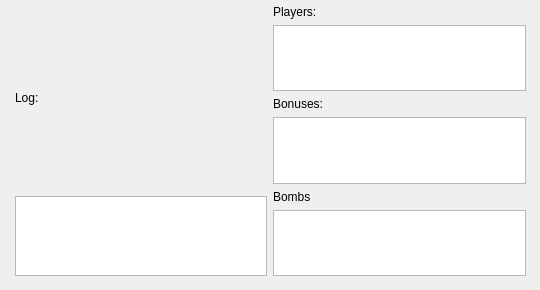
<?xml version="1.0" encoding="UTF-8"?>
<ui version="4.0">
 <class>GameForm</class>
 <widget class="QWidget" name="GameForm">
  <property name="geometry">
   <rect>
    <x>0</x>
    <y>0</y>
    <width>540</width>
    <height>290</height>
   </rect>
  </property>
  <property name="windowTitle">
   <string>Bomberbot</string>
  </property>
  <widget class="QWidget" name="layoutWidget">
   <property name="geometry">
    <rect>
     <x>10</x>
     <y>0</y>
     <width>521</width>
     <height>281</height>
    </rect>
   </property>
   <layout class="QHBoxLayout" name="main_layout">
    <property name="margin">
     <number>5</number>
    </property>
    <item>
     <layout class="QVBoxLayout" name="field_layout">
      <item>
       <widget class="QLabel" name="log_label">
        <property name="text">
         <string>Log:</string>
        </property>
        <property name="buddy">
         <cstring>textBrowser</cstring>
        </property>
       </widget>
      </item>
      <item>
       <widget class="QTextBrowser" name="textBrowser">
        <property name="maximumSize">
         <size>
          <width>16777215</width>
          <height>80</height>
         </size>
        </property>
       </widget>
      </item>
     </layout>
    </item>
    <item>
     <layout class="QVBoxLayout" name="info_layout">
      <item>
       <widget class="QLabel" name="players_label">
        <property name="text">
         <string>Players:</string>
        </property>
        <property name="buddy">
         <cstring>players_table</cstring>
        </property>
       </widget>
      </item>
      <item>
       <widget class="QTableView" name="players_table"/>
      </item>
      <item>
       <widget class="QLabel" name="bonuses_label">
        <property name="text">
         <string>Bonuses:</string>
        </property>
        <property name="buddy">
         <cstring>bonuses_table</cstring>
        </property>
       </widget>
      </item>
      <item>
       <widget class="QTableView" name="bonuses_table"/>
      </item>
      <item>
       <widget class="QLabel" name="bombs_label">
        <property name="text">
         <string>Bombs</string>
        </property>
        <property name="buddy">
         <cstring>bombs_table</cstring>
        </property>
       </widget>
      </item>
      <item>
       <widget class="QListView" name="bombs_table"/>
      </item>
     </layout>
    </item>
   </layout>
  </widget>
 </widget>
 <resources/>
 <connections/>
</ui>
